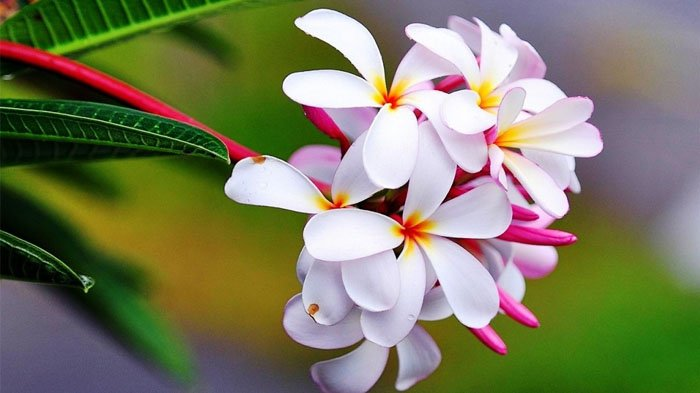
#> input picture assets/flower.jpg, 700 x 393 px
$ jupyter execute --allow-errors imageEnhancement.ipynb
#> lines starting #> are read from the running program, lines starting #| are printed output that depends on the picture
    * Translasi

[cell 1]
import numpy as np
from skimage import io, color
from matplotlib import pyplot as plt

[cell 2]
def translate(img, x, y):
    height, width = img.shape
    # Create a zero matrix with the same shape as the input image
    res = np.zeros((height, width))

    # Handle translations that move the image completely out of view
    if y >= height or x >= width:
        return res  # Return empty result if the translation is too large

    # Copy the shifted part of the original image to the new location
    res[y:height, x:width] = img[0:height-y, 0:width-x]
    return res

[cell 3]
# Read the image and convert to grayscale
i1 = color.rgb2gray(io.imread('../assets/flower.jpg'))
#> i1: shape (393, 700) float64; min 0, max 1, mean 0.48

# Apply translation
i2 = translate(i1, 15, 25)

# Plot the original and translated images
plt.subplot(1, 2, 1)
plt.imshow(i1, cmap='gray')
plt.title('Original')
plt.axis("off")

plt.subplot(1, 2, 2)
plt.imshow(i2, cmap='gray')
plt.title("Translated")
plt.axis("off")

plt.show()

# Image Enhancement (Spatial Domain)

### Image Negative

[cell 4]
i1 = io.imread('../assets/rontgen.jpg')
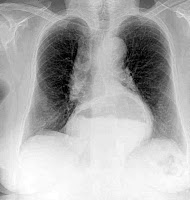
#> input picture assets/rontgen.jpg, 190 x 200 px
#> i1 is the input picture: shape (200, 190, 3); min 0, max 255, mean 174.9
i2 = 255-i1
plt.subplot(1,2,1); plt.imshow(i1)
plt.title('Original'); plt.axis("off")
plt.subplot(1,2,2); plt.imshow(i2)
plt.title('Negative'); plt.axis("off")
plt.show()

### Log Transformation

[cell 5]
a = i1/255
c1 = 0.5
c2 = 2
c3 = 0.75
c4 = 3
f1 = c1*np.log(1 + (a))
f2 = c2*np.log(1 + (a))
f3 = c3*np.log(1 + (a))
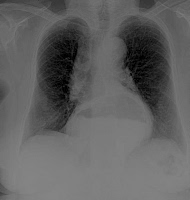
#> f3: shape (200, 190, 3) float64; min 0, max 0.52, mean 0.383
f4 = c4*np.log(1 + (a))

[cell 6]
plt.subplot(1,5,1); plt.imshow(i1)
plt.title('Original'); plt.axis("off")
plt.subplot(1,5,2); plt.imshow(f1)
plt.title('C = 0.5'); plt.axis("off")
plt.subplot(1,5,4); plt.imshow(f2)
plt.title('C = 2'); plt.axis("off")
plt.subplot(1,5,3); plt.imshow(f3)
plt.title('C = 0.75'); plt.axis("off")
plt.subplot(1,5,5); plt.imshow(f4)
plt.title('C = 3'); plt.axis("off")
plt.show()
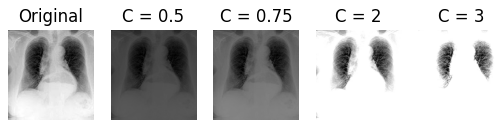
#> figure drawn by matplotlib, 5 panels

### Gamma (Power) Transformation

[cell 7]
a = i1/255
c = 1
p1 = 0.5
p2 = 2
p3 = 0.75
p4 = 1.5
f1 = c*(a**p1)
f2 = c*(a**p2)
f3 = c*(a**p3)
f4 = c*(a**p4)
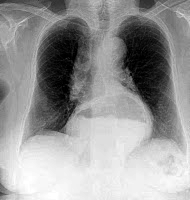
#> f4: shape (200, 190, 3) float64; min 0, max 1, mean 0.599

[cell 8]
plt.subplot(1,5,1); plt.imshow(i1)
plt.title('Original'); plt.axis("off")
plt.subplot(1,5,3); plt.imshow(f1)
plt.title('P = 0.5'); plt.axis("off")
plt.subplot(1,5,5); plt.imshow(f2)
plt.title('P = 2'); plt.axis("off")
plt.subplot(1,5,4); plt.imshow(f3)
plt.title('P = 0.75'); plt.axis("off")
plt.subplot(1,5,2); plt.imshow(f4)
plt.title('P = 1.5'); plt.axis("off")

plt.show()

### 3

[cell 9]
a = i1/255
c1 = 0.5
c2 = 2
c3 = 0.75
c4 = 3
f1 = c1*np.log(1 + (a))
f2 = c2*np.log(1 + (a))
f3 = c3*np.log(1 + (a))
f4 = c4*np.log(1 + (a))

[cell 10]
plt.subplot(1,5,1); plt.imshow(i1)
plt.title('Original'); plt.axis("off")
plt.subplot(1,5,2); plt.imshow(f1)
plt.title('C = 0.5'); plt.axis("off")
plt.subplot(1,5,4); plt.imshow(f2)
plt.title('C = 2'); plt.axis("off")
plt.subplot(1,5,3); plt.imshow(f3)
plt.title('C = 0.75'); plt.axis("off")
plt.subplot(1,5,5); plt.imshow(f4)
plt.title('C = 3'); plt.axis("off")
plt.show()

4

[cell 11]
a = i1/255
c = 1
p1 = 0.5
p2 = 2
p3 = 0.75
p4 = 1.5

g1 = c*(a**p1)
g2 = c*(a**p2)
g3 = c*(a**p3)
g4 = c*(a**p4)

[cell 12]
plt.subplot(1,5,1); plt.imshow(i1); plt.title('Original'); plt.axis("off")
plt.subplot(1,5,2); plt.imshow(g2); plt.title('P = 2'); plt.axis("off")
plt.subplot(1,5,3); plt.imshow(g4); plt.title('P = 1.5'); plt.axis("off")
plt.subplot(1,5,4); plt.imshow(g3); plt.title('P = 0.75'); plt.axis("off")
plt.subplot(1,5,5); plt.imshow(g1); plt.title('P = 0.5'); plt.axis("off")

plt.show()

[cell 13]
plt.subplot(1,3,1); plt.imshow(i1); plt.title('Original'); plt.axis("off")
plt.subplot(1,3,2); plt.imshow(f3); plt.title('log c = 0.75'); plt.axis("off")
plt.subplot(1,3,3); plt.imshow(g3); plt.title('gamma c = 0.75'); plt.axis("off")
plt.show()

[cell 14]
i3 = io.imread('../assets/rontgengelap.jpg')
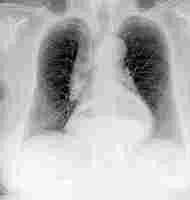
#> input picture assets/rontgengelap.jpg, 190 x 200 px
#> i3 is the input picture: shape (200, 190, 3); min 0, max 36, mean 26
mn = min(i3.flatten())
#> mn = 0
mx = max(i3.flatten())
#> mx = 36
b = int(np.floor(255 / (mx - mn)))
#> b = 7
i3_cs = (i3 - mn) * b
plt.subplot(1,2,1); plt.imshow(i3)
plt.title('Original'); plt.axis("off")
plt.subplot(1,2,2); plt.imshow(i3_cs)
plt.title('Contrast Stretching'); plt.axis("off")
plt.show()

[cell 15]
i3 = io.imread('../assets/kabut.png')
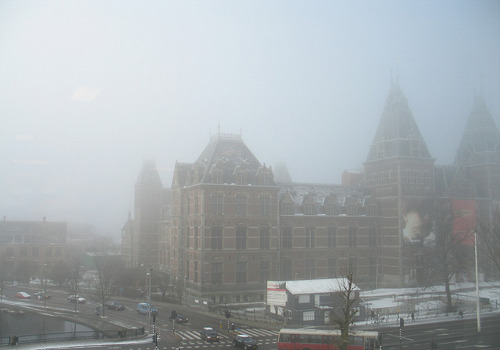
#> input picture assets/kabut.png, 500 x 350 px
#> i3 is the input picture: shape (350, 500, 3); mean R, G, B 165.8, 172.2, 175.3
mn = min(i3.flatten())
#> mn = 52
mx = max(i3.flatten())
#> mx = 242
b = int(np.floor(255 / (mx - mn)))
#> b = 1
i3_cs = (i3 - mn) * b
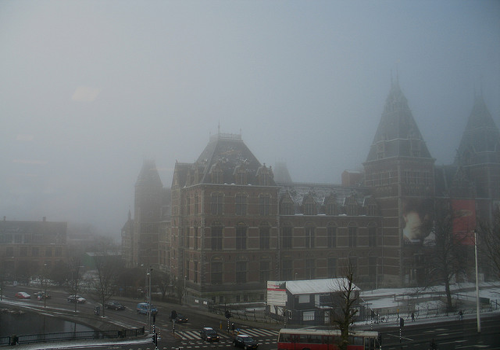
#> i3_cs: shape (350, 500, 3); mean R, G, B 113.8, 120.2, 123.3
plt.subplot(1,2,1); plt.imshow(i3)
plt.title('Original'); plt.axis("off")
plt.subplot(1,2,2); plt.imshow(i3_cs)
plt.title('Contrast Stretching'); plt.axis("off")
plt.show()

#> (a cell that did not finish here is left out)

#> (a cell that did not finish here is left out)

[cell 18]
i3 = io.imread('../assets/gelap2.jpg')
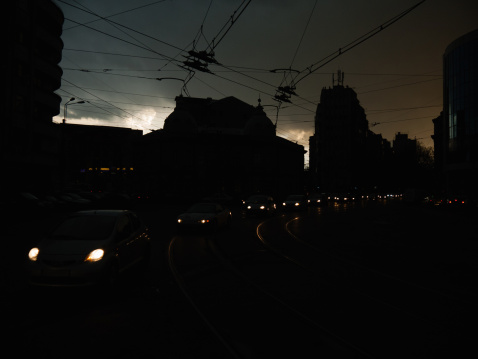
#> input picture assets/gelap2.jpg, 478 x 359 px
#> i3 is the input picture: shape (359, 478, 3); mean R, G, B 19.2, 19.1, 16.9
mn = np.min(i3)
#> mn = 0
mx = np.max(i3)
#> mx = 255
i3_cs = (i3 - mn) * (1000 / (mx - mn))
#> i3_cs: shape (359, 478, 3) float64
i3_cs = np.clip(i3_cs, 0, 255).astype(np.uint8)

plt.subplot(1, 2, 1)
plt.imshow(i3)
plt.title('Original')
plt.axis("off")

plt.subplot(1, 2, 2)
plt.imshow(i3_cs)
plt.title('Contrast Stretching')
plt.axis("off")

plt.show()

[cell 19]
i3 = io.imread('../assets/gelap2.jpg')

# Normalize the image to range [0, 1]
i3_norm = i3 / 255.0

# Apply gamma correction (values < 1 make the image brighter)
gamma = 0.4  # You can adjust this value; 0.5 brightens the image
i3_gamma_corrected = np.power(i3_norm, gamma)
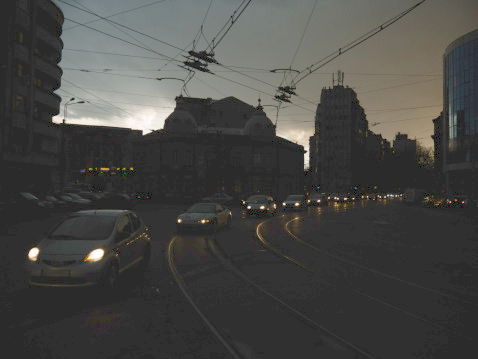
#> i3_gamma_corrected: shape (359, 478, 3) float64; mean R, G, B 0.289, 0.288, 0.277

# Scale back to [0, 255] and convert to uint8
i3_gamma_corrected = np.clip(i3_gamma_corrected * 255, 0, 255).astype(np.uint8)

# Plot the original and gamma-corrected images
plt.subplot(1, 2, 1)
plt.imshow(i3)
plt.title('Original')
plt.axis("off")

plt.subplot(1, 2, 2)
plt.imshow(i3_gamma_corrected)
plt.title('Gamma Correction')
plt.axis("off")

plt.show()

[cell 20]
from skimage import exposure

i3_eq = exposure.equalize_hist(i3)
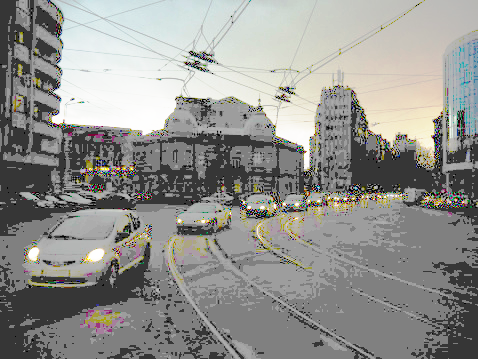
#> i3_eq: shape (359, 478, 3) float64; mean R, G, B 0.575, 0.575, 0.56

# Plot the original and equalized images
plt.subplot(1, 2, 1)
plt.imshow(i3)
plt.title('Original')
plt.axis("off")

plt.subplot(1, 2, 2)
plt.imshow(i3_eq, cmap='gray')
plt.title('Histogram Equalization')
plt.axis("off")

plt.show()
